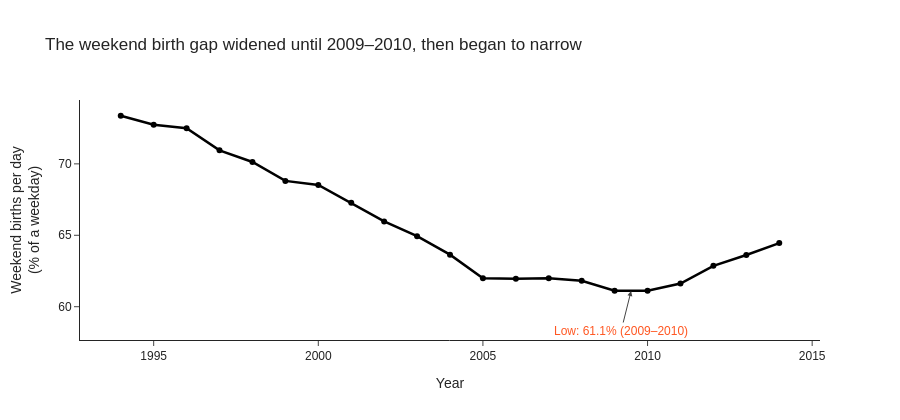

This figure's notebook cell:
### Code cell
lowest_pct = df_day_type['weekend_as_pct_of_weekday'].round(1).min()
lowest_years = df_day_type.loc[df_day_type['weekend_as_pct_of_weekday'].round(1) == lowest_pct, 'year']

fig = px.line(
    df_day_type,
    x='year',
    y='weekend_as_pct_of_weekday',
    markers=True,
    labels={
        'year': 'Year',
        'weekend_as_pct_of_weekday': 'Weekend births per day<br>(% of a weekday)',
    },
    title='The weekend birth gap widened until 2009–2010, then began to narrow',
    height=420,
    color_discrete_sequence=['black'],
)
fig.update_traces(line_width=2.5)
fig.add_annotation(
    x=lowest_years.mean(),
    y=lowest_pct,
    text=f"Low: {lowest_pct:.1f}% ({'–'.join(lowest_years.astype(str))})",
    showarrow=True,
    arrowhead=2,
    ay=40,
    font_color=ACCENT,
)
fig.show()

### Figure 1 — Plotly figure (JSON) as saved in the notebook; plotly's stock layout.template omitted (floating-point values rounded to 4 significant figures)
{"data": [{"hovertemplate": "Year=%{x}<br>Weekend births per day<br>(% of a weekday)=%{y}<extra></extra>", "legendgroup": "", "line": {"color": "black", "dash": "solid", "width": 2.5}, "marker": {"symbol": "circle"}, "mode": "lines+markers", "name": "", "orientation": "v", "showlegend": false, "type": "scatter", "x": [1994, 1995, 1996, 1997, 1998, 1999, 2000, 2001, 2002, 2003, 2004, 2005, 2006, 2007, 2008, 2009, 2010, 2011, 2012, 2013, 2014], "xaxis": "x", "y": [73.37, 72.73, 72.49, 70.95, 70.13, 68.81, 68.52, 67.27, 65.97, 64.94, 63.65, 61.99, 61.96, 61.99, 61.82, 61.12, 61.12, 61.62, 62.86, 63.62, 64.45], "yaxis": "y"}], "layout": {"annotations": [{"arrowhead": 2, "ay": 40, "font": {"color": "#FF5722"}, "showarrow": true, "text": "Low: 61.1% (2009–2010)", "x": 2010.0, "y": 61.1}], "height": 420, "legend": {"tracegroupgap": 0}, "title": {"text": "The weekend birth gap widened until 2009–2010, then began to narrow"}, "xaxis": {"anchor": "y", "domain": [0.0, 1.0], "title": {"text": "Year"}}, "yaxis": {"anchor": "x", "domain": [0.0, 1.0], "title": {"text": "Weekend births per day<br>(% of a weekday)"}}}}
